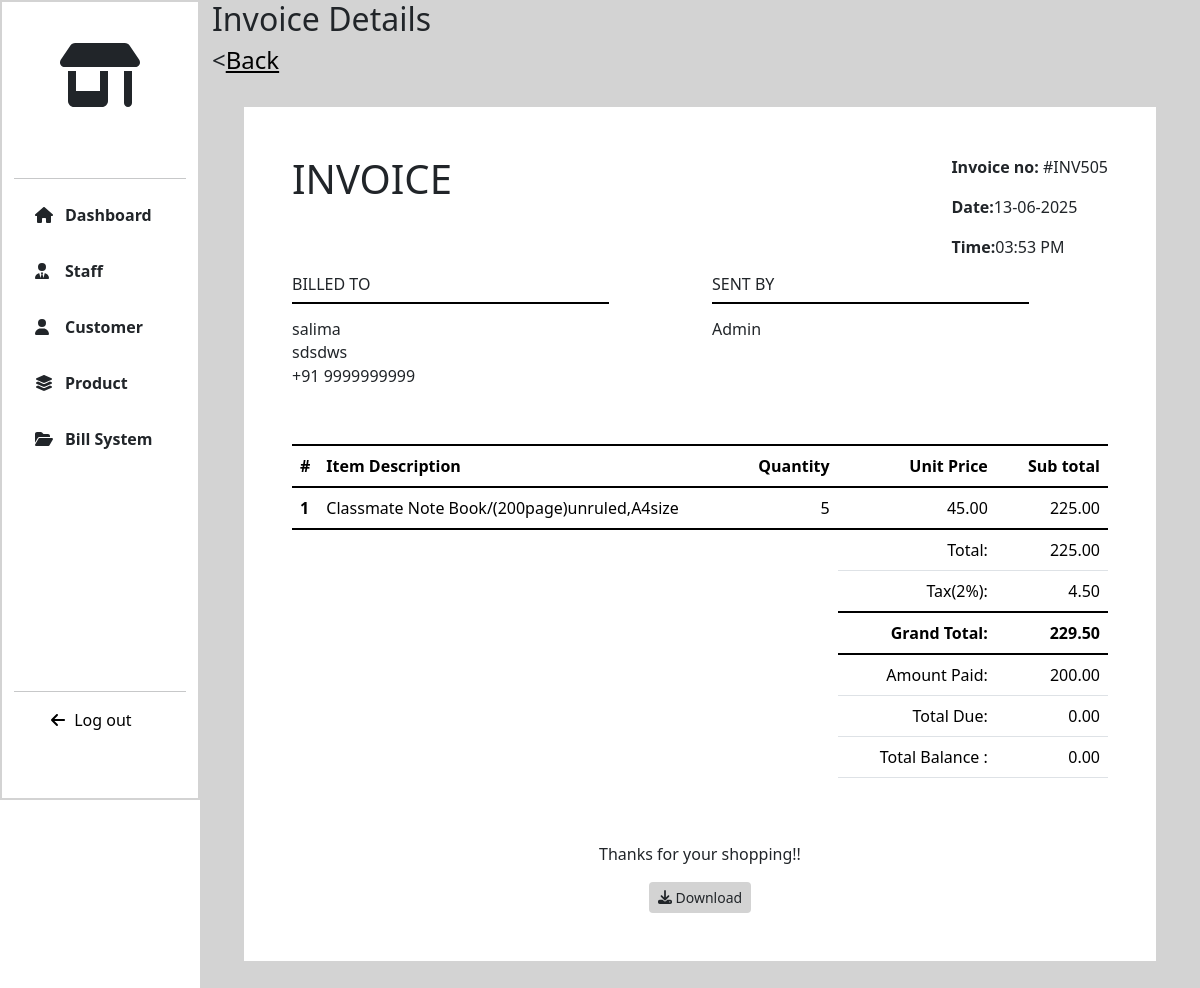
Screenshot of /BILLING/view_invoice/505 (signed in) with the database file from the repository.
### BILLING/models.py (models this page shows, shortened)
class Invoice(models.Model):
    customer=models.ForeignKey(Customer,on_delete=models.CASCADE)
    staff=models.ForeignKey(User,on_delete=models.CASCADE)
    date=models.DateTimeField(auto_now_add=True)
    gst_percentage=models.IntegerField(default=2)
    gst=models.DecimalField(max_digits=5,decimal_places=2,default=0.00)
    total = models.DecimalField(max_digits=15,decimal_places=2,default=0)
    grand_total=models.DecimalField(max_digits=15,default=0,decimal_places=2)
    amount_paid=models.DecimalField(max_digits=10,decimal_places=2,default=0.00)
    amount_due=models.DecimalField(max_digits=10,decimal_places=2,default=0.00)

class InvoiceItem(models.Model):
    invoice=models.ForeignKey(Invoice,on_delete=models.CASCADE)
    product=models.ForeignKey(Product,on_delete=models.CASCADE)
    quantity=models.PositiveIntegerField(default=1)
    sub_total = models.DecimalField(max_digits=10,decimal_places=2,default=0.00)

### CUSTOMER/models.py (models this page shows, shortened)
class Customer(models.Model):
    fullname=models.CharField(max_length=255)
    phone=models.IntegerField(unique=True)
    address=models.TextField()
    wallet=models.DecimalField(max_digits=10,decimal_places=2,default=0.00)
    credit_limit = models.DecimalField(max_digits=10, decimal_places=2, default=Decimal('1000.00'))

### PRODUCT/models.py (models this page shows, shortened)
class Product(models.Model):
    product_id=models.CharField(max_length=10)
    name=models.CharField(max_length=255)
    description=models.TextField(null=True,blank=True)
    price=models.DecimalField(max_digits=10,decimal_places=2)
    stock=models.PositiveIntegerField()
    image=models.ImageField(upload_to='products/',null=True,blank=True)
    category=models.CharField(choices=CATEGORY_CHOICES,max_length=255,null=True,blank=True)
    is_active=models.BooleanField(default=True)
    created_at=models.DateTimeField(auto_now_add=True)
    updated_at=models.DateTimeField(auto_now=True)

### BILLING/views.py (the view)
# urls.py: path('view_invoice/<int:id>',views.view_invoice,name="view_invoice"),
@login_required
def view_invoice(request,id):
    invoice=Invoice.objects.get(id=id)
    invoiceItem=InvoiceItem.objects.filter(invoice=invoice)
    due = 0
    balance = 0
    print(invoice.amount_due)
    if invoice.amount_due < 0:
        due = abs(invoice.amount_due)
    elif invoice.amount_due > 0:
        balance = invoice.amount_due
    return render(request,"view_invoice.html",locals())

### Templates/view_invoice.html (shortened to what this page needs)
{% extends 'extends.html' %}
{% load static %}
{% block link %}
<link rel="stylesheet" href="{% static '/CSS/product.css' %}">
<link rel="stylesheet" href="{% static '/CSS/invoice.css' %}">
{% endblock %}
{% block content %}
<div class="col-lg-10 col-md-9 col-sm-9 page-col">
   <section class="view-page">
    <h2>Invoice Details</h2>
    <h4 class="back"><<a href="{% url 'invoices' %}">Back</a></h4>
    <div class="invoice p-4">
        <div class="invoice-content">
            <div class="header-invoice p-4">
                <div class="top-header">
                  <div class="header-left d-flex" >
                      <div>
                        <h1>INVOICE</h1>
                      </div>
                    </div>
                    <div class="header-right">
                      <p><strong>Invoice no: </strong>#INV{{ invoice.id }}</p>
                      <p><strong>Date:</strong>{{ invoice.date|date:"d-m-Y" }}</p>
                      <p><strong>Time:</strong>{{ invoice.date|time:"h:i A" }}</p>
                    </div>
                </div>
                <div class="bottom-header row">
                  <div class="bill-to col-lg-6">
                      <h6 class="">BILLED TO</h6>
                      <hr class="header-hr">
                       <div class="content-bill-to">
                          <h6>{{ invoice.customer.fullname }}</h6>
                          <p>{{ invoice.customer.address }}</p>
                          <p>+91 {{ invoice.customer.phone }}</p>
                       </div>
                  </div>
                  <div class="sent-by col-lg-6">
                      <h6 class="">SENT BY</h6>
                      <hr class="header-hr">
                       <div class="content-bill-to">
                          <h6>{% if request.user.is_superuser %}Admin{% else %}{{ invoice.staff.first_name }} {{ invoice.staff.last_name }}{% endif %}</h6>
                       </div>
                  </div>
                </div>
              </div>
              <div class="content-invoice p-4">
                  <table class="table invoice-table">
                      <thead class="table-head">
                        <tr>
                          <th scope="col" style="width: 2%;">#</th>
                          <th scope="col" style="width: 50%;">Item Description</th>
                          <th scope="col" style="text-align: right;">Quantity</th>
                          <th scope="col" style="text-align: right;">Unit Price</th>
                          <th scope="col" style="text-align: right;">Sub total</th>
                        </tr>
                      </thead>
                      <tbody  class="table-body">
                        {% for item in invoiceItem %}
                        <tr>
                          <th scope="row">{{ forloop.counter }}</th>
                          <td>{{ item.product.name }}/{{ item.product.description}}</td>
                          <td style="text-align: right;">{{ item.quantity }}</td>
                          <td style="text-align: right;">{{ item.product.price }}</td>
                          <td style="text-align: right;">{{ item.sub_total|floatformat:2 }}</td>
                        </tr>
                        {% endfor %}
                    </tbody>
                    <tfoot class="table-foot">
                          <tr>
                            <th colspan="3" style="border: none;"></th>
                            <td class="footer-text">Total:</td>
                            <td style="text-align: right;">{{ invoice.total }}</td>
                          </tr>
                          <tr>
                            <th colspan="3" style="border: none;"></th>
                            <td class="footer-text">Tax({{ invoice.gst_percentage }}%):</td>
                            <td style="text-align: right;">{{ invoice.gst }}</td>
                          </tr>
                          <tr class="footer-last-tr" >
                            <th colspan="3" style="border: none;"></th>
                            <td class="footer-text"><strong>Grand Total:</strong></td>
                            <td style="text-align: right;"><strong>{{ invoice.grand_total|floatformat:2 }}</strong></td>
                          </tr>
                          <tr>
                            <th colspan="3" style="border: none;"></th>
                            <td class="footer-text">Amount Paid:</td>
                            <td style="text-align: right;">{{ invoice.amount_paid }}</td>
                          </tr>
                          <tr>
                            <th colspan="3" style="border: none;"></th>
                            <td class="footer-text">Total Due:</td>
                            <td style="text-align: right;">{{ due|floatformat:2 }}</td>
                          </tr>
                          <tr>
                            <th colspan="3" style="border: none;"></th>
                            <td class="footer-text">Total Balance :</td>
                            <td style="text-align: right;">{{ balance|floatformat:2 }}</td>
                          </tr>
                    </tfoot>
                  </table>
              </div>
        </div>
        <div class="msg p-4">
            <div>
                <p>Thanks for your shopping!!</p>
                <a href="{% url 'invoice_pdf' invoice.id %}" class="btn btn-product btn-sm"><i class="fa-solid fa-download"></i> Download</a>
            </div>
        </div>
    </div>
   </section>
</div>
{% endblock %}

### static/CSS/index.css (style rules this page uses)
body { margin: 0px; padding: 0px; box-sizing: border-box; }

### static/CSS/dashboard.css (style rules this page uses)
.row { height: 100vh; }
.page-col { background-color: lightgray; margin-left: auto; }

### static/CSS/product.css (style rules this page uses)
.btn-product { background-color:lightgray !important; }
.back a { color:#000; }

### static/CSS/invoice.css (style rules this page uses)
.invoice { display: flex; flex-direction: column; height: auto; min-height: 50vh; background-color: #fff; padding: 2rem; margin: 2rem; }
.top-header { display:flex; justify-content:space-between; }
.header-hr { border:1px solid #000; opacity:1; margin-top:0px !important; width: 80%; }
.content-bill-to { line-height:0.5rem; }
.msg { text-align:center; }
.invoice-table { border-top:2px solid #000; }
.table-head { border-bottom:2px solid #000; }
.table-body { border-bottom:2px solid #000; }
.bill-to, .sent-by, .total-details { width:50%; }
.footer-last-tr td { border-bottom: 2px solid #000; border-top: 2px solid #000; }
.table-foot .footer-text { text-align:right; }
.page-col { min-height: 100vh; }
.row { height: auto !important; }

### rows the page displays
Invoice: id "505", date "13-06-2025", date "03:53 PM", customer.fullname "salima", customer.address "sdsdws", customer.phone "9999999999", total "225.00", gst_percentage "2", gst "4.50", grand_total "229.50", amount_paid "200.00"
InvoiceItem: product.name "Classmate Note Book", product.description "(200page)unruled,A4size", quantity "5", product.price "45.00", sub_total "225.00"

### other values shown
{{ due|floatformat:2 }} "0.00"
{{ balance|floatformat:2 }} "0.00"
